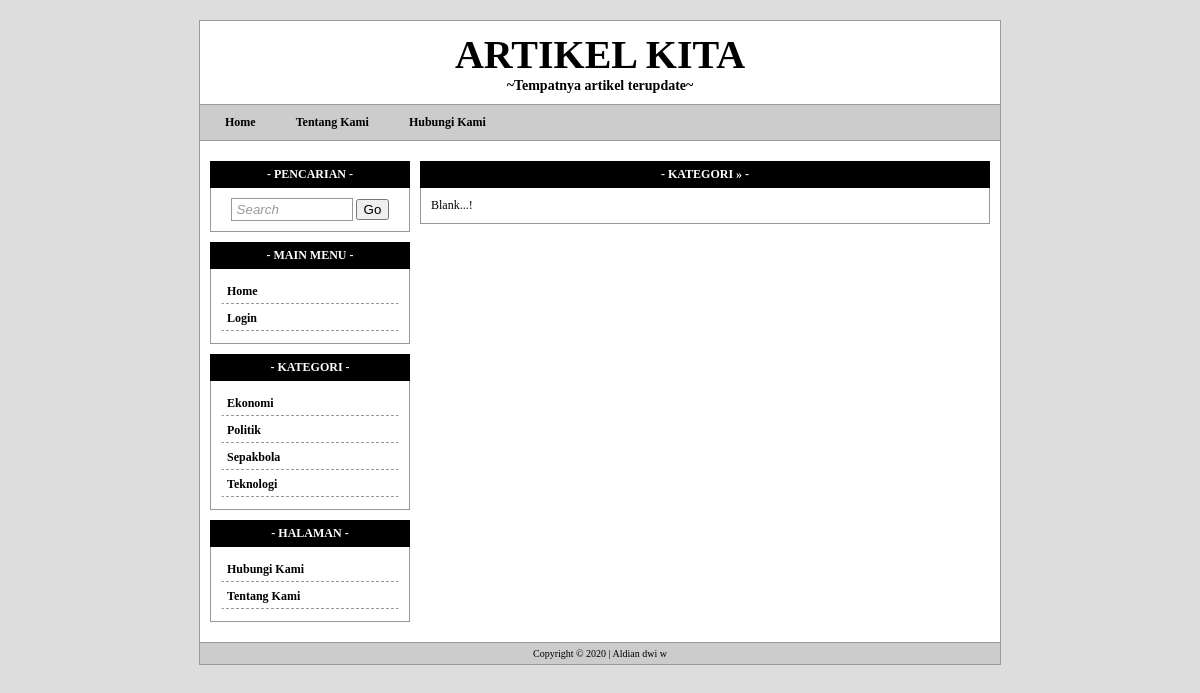
The app's page /category.php with its own data.
### tables this page shows
CREATE TABLE `tw_page` (
  `page_id` int(11) NOT NULL,
  `page_user` varchar(32) NOT NULL,
  `page_date` date NOT NULL,
  `page_title` varchar(255) NOT NULL,
  `page_body` text NOT NULL,
  `page_top` int(2) NOT NULL
);

CREATE TABLE `tw_category` (
  `cat_id` int(11) NOT NULL,
  `cat_name` varchar(32) NOT NULL
);

### template/widget/category.php (the view)
<div class="widget-title" style="background:#000; color:#FFF; border:1px solid #000;">- Kategori -</div>
<div class="widget-body">
    <?php
	$sql = mysqli_query($koneksi, "SELECT * FROM tw_category ORDER BY cat_name ASC");
	if(mysqli_num_rows($sql) != 0){
		while($data = mysqli_fetch_assoc($sql)){
			echo '<a class="menu" href="category.php?id='.$data['cat_id'].'">'.$data['cat_name'].'</a>';
		}
	}
	?>
</div>

### template/menu.php (shortened to what this page needs)
<center></center><?php
$sql = mysqli_query($koneksi, "SELECT * FROM tw_page WHERE page_top=1 ORDER BY page_id ASC");
if(mysqli_num_rows($sql) != 0){
	echo '<a href="index.php">Home</a>';
	while($data = mysqli_fetch_assoc($sql)){
		echo '<a href="page.php?id='.$data['page_id'].'">'.$data['page_title'].'</a>';
	}
}
?>

### template/widget/page.php
<div class="widget-title" style="background:#000; color:#FFF; border:1px solid #000;">- Halaman -</div>
<div class="widget-body">
    <?php
	$sql = mysqli_query($koneksi, "SELECT * FROM tw_page ORDER BY page_title ASC");
	if(mysqli_num_rows($sql) != 0){
		while($data = mysqli_fetch_assoc($sql)){
			echo '<a class="menu" href="page.php?id='.$data['page_id'].'">'.$data['page_title'].'</a>';
		}
	}
	?>
</div>

### style.css (style rules this page uses)
body { font-family:tahoma; font-size:12px; background:#DDD; padding:0; margin:0; }
a { color:#0099FF; text-decoration:none; }
#menu a { text-decoration:none; color:#000000; font-weight:bold; padding:3px 15px; margin-right:10px; }
#widget .widget-title { background:#CCC; padding:5px 10px; font-weight:bold; border:1px solid #999; text-align:center; text-transform:uppercase; }
#widget .widget-body { padding:10px; border:1px solid #999; border-top:none; margin-bottom:10px; }
#widget .widget-body a.menu { display:block; padding:4px 5px; margin-bottom:2px; border:1px solid #FFF; border-bottom:1px dashed #999; color:#000; font-weight:bold; }

### records on screen
tw_page: page_title "Tentang Kami"
tw_page: page_title "Hubungi Kami"
tw_category: cat_name "Ekonomi"
tw_category: cat_name "Politik"
tw_category: cat_name "Sepakbola"
tw_category: cat_name "Teknologi"
